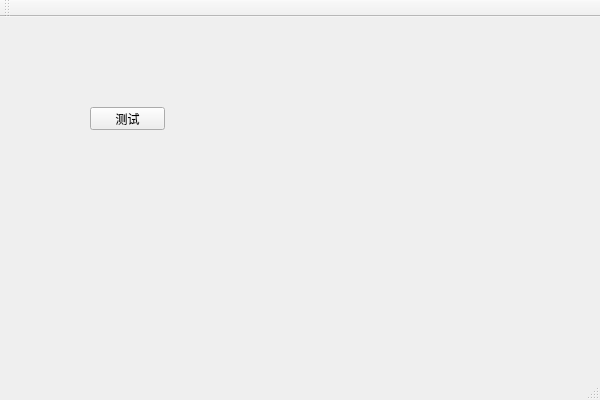
<?xml version="1.0" encoding="UTF-8"?>
<ui version="4.0">
 <class>QR_CodeClass</class>
 <widget class="QMainWindow" name="QR_CodeClass">
  <property name="geometry">
   <rect>
    <x>0</x>
    <y>0</y>
    <width>600</width>
    <height>400</height>
   </rect>
  </property>
  <property name="windowTitle">
   <string>QR_Code</string>
  </property>
  <widget class="QWidget" name="centralWidget">
   <widget class="QPushButton" name="pushButton">
    <property name="geometry">
     <rect>
      <x>90</x>
      <y>90</y>
      <width>75</width>
      <height>23</height>
     </rect>
    </property>
    <property name="text">
     <string>测试</string>
    </property>
   </widget>
  </widget>
  <widget class="QMenuBar" name="menuBar">
   <property name="geometry">
    <rect>
     <x>0</x>
     <y>0</y>
     <width>600</width>
     <height>23</height>
    </rect>
   </property>
  </widget>
  <widget class="QToolBar" name="mainToolBar">
   <attribute name="toolBarArea">
    <enum>TopToolBarArea</enum>
   </attribute>
   <attribute name="toolBarBreak">
    <bool>false</bool>
   </attribute>
  </widget>
  <widget class="QStatusBar" name="statusBar"/>
 </widget>
 <layoutdefault spacing="6" margin="11"/>
 <resources>
  <include location="qr_code.qrc"/>
 </resources>
 <connections/>
</ui>
